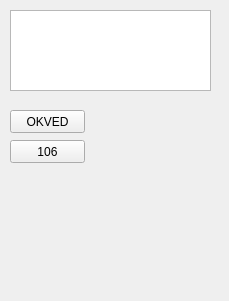
<?xml version="1.0" encoding="UTF-8"?>
<ui version="4.0">
 <class>MainWindow</class>
 <widget class="QMainWindow" name="MainWindow">
  <property name="geometry">
   <rect>
    <x>0</x>
    <y>0</y>
    <width>229</width>
    <height>301</height>
   </rect>
  </property>
  <property name="windowTitle">
   <string>MainWindow</string>
  </property>
  <widget class="QWidget" name="centralwidget">
   <widget class="QPushButton" name="OKVED">
    <property name="geometry">
     <rect>
      <x>10</x>
      <y>110</y>
      <width>75</width>
      <height>23</height>
     </rect>
    </property>
    <property name="text">
     <string>OKVED</string>
    </property>
   </widget>
   <widget class="QTextBrowser" name="infoBlok">
    <property name="geometry">
     <rect>
      <x>10</x>
      <y>10</y>
      <width>201</width>
      <height>81</height>
     </rect>
    </property>
   </widget>
   <widget class="QPushButton" name="load106">
    <property name="geometry">
     <rect>
      <x>10</x>
      <y>140</y>
      <width>75</width>
      <height>23</height>
     </rect>
    </property>
    <property name="text">
     <string>106</string>
    </property>
   </widget>
  </widget>
 </widget>
 <resources/>
 <connections/>
</ui>
